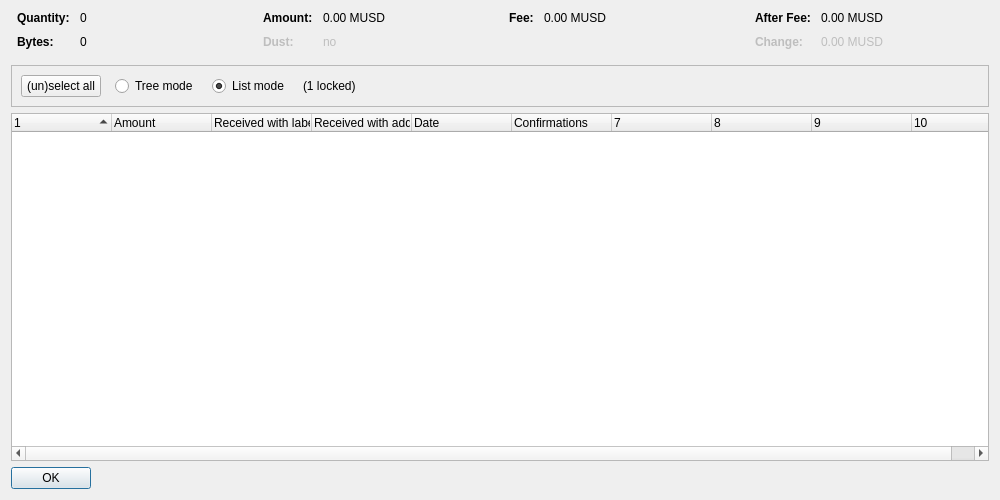
<?xml version="1.0" encoding="UTF-8"?>
<ui version="4.0">
 <class>CoinControlDialog</class>
 <widget class="QDialog" name="CoinControlDialog">
  <property name="geometry">
   <rect>
    <x>0</x>
    <y>0</y>
    <width>1000</width>
    <height>500</height>
   </rect>
  </property>
  <property name="windowTitle">
   <string>Coin Selection</string>
  </property>
  <layout class="QVBoxLayout" name="verticalLayout">
   <item>
    <layout class="QHBoxLayout" name="horizontalLayoutTop" stretch="0,0,0,0">
     <property name="topMargin">
      <number>0</number>
     </property>
     <property name="bottomMargin">
      <number>10</number>
     </property>
     <item>
      <layout class="QFormLayout" name="formLayoutCoinControl1">
       <property name="horizontalSpacing">
        <number>10</number>
       </property>
       <property name="verticalSpacing">
        <number>10</number>
       </property>
       <property name="leftMargin">
        <number>6</number>
       </property>
       <property name="rightMargin">
        <number>6</number>
       </property>
       <item row="0" column="0">
        <widget class="QLabel" name="labelCoinControlQuantityText">
         <property name="font">
          <font>
           <weight>75</weight>
           <bold>true</bold>
          </font>
         </property>
         <property name="text">
          <string>Quantity:</string>
         </property>
        </widget>
       </item>
       <item row="0" column="1">
        <widget class="QLabel" name="labelCoinControlQuantity">
         <property name="cursor">
          <cursorShape>IBeamCursor</cursorShape>
         </property>
         <property name="contextMenuPolicy">
          <enum>Qt::ActionsContextMenu</enum>
         </property>
         <property name="text">
          <string notr="true">0</string>
         </property>
         <property name="textInteractionFlags">
          <set>Qt::LinksAccessibleByMouse|Qt::TextSelectableByKeyboard|Qt::TextSelectableByMouse</set>
         </property>
        </widget>
       </item>
       <item row="1" column="0">
        <widget class="QLabel" name="labelCoinControlBytesText">
         <property name="font">
          <font>
           <weight>75</weight>
           <bold>true</bold>
          </font>
         </property>
         <property name="text">
          <string>Bytes:</string>
         </property>
        </widget>
       </item>
       <item row="1" column="1">
        <widget class="QLabel" name="labelCoinControlBytes">
         <property name="cursor">
          <cursorShape>IBeamCursor</cursorShape>
         </property>
         <property name="contextMenuPolicy">
          <enum>Qt::ActionsContextMenu</enum>
         </property>
         <property name="text">
          <string notr="true">0</string>
         </property>
         <property name="textInteractionFlags">
          <set>Qt::LinksAccessibleByMouse|Qt::TextSelectableByKeyboard|Qt::TextSelectableByMouse</set>
         </property>
        </widget>
       </item>
      </layout>
     </item>
     <item>
      <layout class="QFormLayout" name="formLayoutCoinControl2">
       <property name="horizontalSpacing">
        <number>10</number>
       </property>
       <property name="verticalSpacing">
        <number>10</number>
       </property>
       <property name="leftMargin">
        <number>6</number>
       </property>
       <property name="rightMargin">
        <number>6</number>
       </property>
       <item row="0" column="0">
        <widget class="QLabel" name="labelCoinControlAmountText">
         <property name="font">
          <font>
           <weight>75</weight>
           <bold>true</bold>
          </font>
         </property>
         <property name="text">
          <string>Amount:</string>
         </property>
        </widget>
       </item>
       <item row="0" column="1">
        <widget class="QLabel" name="labelCoinControlAmount">
         <property name="cursor">
          <cursorShape>IBeamCursor</cursorShape>
         </property>
         <property name="contextMenuPolicy">
          <enum>Qt::ActionsContextMenu</enum>
         </property>
         <property name="text">
          <string notr="true">0.00 MUSD</string>
         </property>
         <property name="textInteractionFlags">
          <set>Qt::LinksAccessibleByMouse|Qt::TextSelectableByKeyboard|Qt::TextSelectableByMouse</set>
         </property>
        </widget>
       </item>
       <item row="1" column="0">
        <widget class="QLabel" name="labelCoinControlLowOutputText">
         <property name="enabled">
          <bool>false</bool>
         </property>
         <property name="font">
          <font>
           <weight>75</weight>
           <bold>true</bold>
          </font>
         </property>
         <property name="text">
          <string>Dust:</string>
         </property>
        </widget>
       </item>
       <item row="1" column="1">
        <widget class="QLabel" name="labelCoinControlLowOutput">
         <property name="enabled">
          <bool>false</bool>
         </property>
         <property name="cursor">
          <cursorShape>IBeamCursor</cursorShape>
         </property>
         <property name="contextMenuPolicy">
          <enum>Qt::ActionsContextMenu</enum>
         </property>
         <property name="text">
          <string notr="true">no</string>
         </property>
         <property name="textInteractionFlags">
          <set>Qt::LinksAccessibleByMouse|Qt::TextSelectableByKeyboard|Qt::TextSelectableByMouse</set>
         </property>
        </widget>
       </item>
      </layout>
     </item>
     <item>
      <layout class="QFormLayout" name="formLayoutCoinControl3">
       <property name="horizontalSpacing">
        <number>10</number>
       </property>
       <property name="verticalSpacing">
        <number>10</number>
       </property>
       <property name="leftMargin">
        <number>6</number>
       </property>
       <property name="rightMargin">
        <number>6</number>
       </property>
       <item row="0" column="0">
        <widget class="QLabel" name="labelCoinControlFeeText">
         <property name="font">
          <font>
           <weight>75</weight>
           <bold>true</bold>
          </font>
         </property>
         <property name="text">
          <string>Fee:</string>
         </property>
        </widget>
       </item>
       <item row="0" column="1">
        <widget class="QLabel" name="labelCoinControlFee">
         <property name="cursor">
          <cursorShape>IBeamCursor</cursorShape>
         </property>
         <property name="contextMenuPolicy">
          <enum>Qt::ActionsContextMenu</enum>
         </property>
         <property name="text">
          <string notr="true">0.00 MUSD</string>
         </property>
         <property name="textInteractionFlags">
          <set>Qt::LinksAccessibleByMouse|Qt::TextSelectableByKeyboard|Qt::TextSelectableByMouse</set>
         </property>
        </widget>
       </item>
      </layout>
     </item>
     <item>
      <layout class="QFormLayout" name="formLayoutCoinControl4">
       <property name="horizontalSpacing">
        <number>10</number>
       </property>
       <property name="verticalSpacing">
        <number>10</number>
       </property>
       <property name="leftMargin">
        <number>6</number>
       </property>
       <property name="rightMargin">
        <number>6</number>
       </property>
       <item row="0" column="0">
        <widget class="QLabel" name="labelCoinControlAfterFeeText">
         <property name="font">
          <font>
           <weight>75</weight>
           <bold>true</bold>
          </font>
         </property>
         <property name="text">
          <string>After Fee:</string>
         </property>
        </widget>
       </item>
       <item row="0" column="1">
        <widget class="QLabel" name="labelCoinControlAfterFee">
         <property name="cursor">
          <cursorShape>IBeamCursor</cursorShape>
         </property>
         <property name="contextMenuPolicy">
          <enum>Qt::ActionsContextMenu</enum>
         </property>
         <property name="text">
          <string notr="true">0.00 MUSD</string>
         </property>
         <property name="textInteractionFlags">
          <set>Qt::LinksAccessibleByMouse|Qt::TextSelectableByKeyboard|Qt::TextSelectableByMouse</set>
         </property>
        </widget>
       </item>
       <item row="1" column="0">
        <widget class="QLabel" name="labelCoinControlChangeText">
         <property name="enabled">
          <bool>false</bool>
         </property>
         <property name="font">
          <font>
           <weight>75</weight>
           <bold>true</bold>
          </font>
         </property>
         <property name="text">
          <string>Change:</string>
         </property>
        </widget>
       </item>
       <item row="1" column="1">
        <widget class="QLabel" name="labelCoinControlChange">
         <property name="enabled">
          <bool>false</bool>
         </property>
         <property name="cursor">
          <cursorShape>IBeamCursor</cursorShape>
         </property>
         <property name="contextMenuPolicy">
          <enum>Qt::ActionsContextMenu</enum>
         </property>
         <property name="text">
          <string notr="true">0.00 MUSD</string>
         </property>
         <property name="textInteractionFlags">
          <set>Qt::LinksAccessibleByMouse|Qt::TextSelectableByKeyboard|Qt::TextSelectableByMouse</set>
         </property>
        </widget>
       </item>
      </layout>
     </item>
    </layout>
   </item>
   <item>
    <widget class="QFrame" name="frame">
     <property name="minimumSize">
      <size>
       <width>0</width>
       <height>40</height>
      </size>
     </property>
     <property name="frameShape">
      <enum>QFrame::StyledPanel</enum>
     </property>
     <property name="frameShadow">
      <enum>QFrame::Sunken</enum>
     </property>
     <layout class="QHBoxLayout" name="horizontalLayout">
      <item>
       <layout class="QHBoxLayout" name="horizontalLayoutPanel" stretch="0,0,0,0,0">
        <property name="spacing">
         <number>14</number>
        </property>
        <item>
         <widget class="QPushButton" name="pushButtonSelectAll">
          <property name="sizePolicy">
           <sizepolicy hsizetype="Maximum" vsizetype="Fixed">
            <horstretch>0</horstretch>
            <verstretch>0</verstretch>
           </sizepolicy>
          </property>
          <property name="text">
           <string>(un)select all</string>
          </property>
          <property name="autoDefault">
           <bool>false</bool>
          </property>
         </widget>
        </item>
        <item>
         <widget class="QRadioButton" name="radioTreeMode">
          <property name="sizePolicy">
           <sizepolicy hsizetype="Maximum" vsizetype="Fixed">
            <horstretch>0</horstretch>
            <verstretch>0</verstretch>
           </sizepolicy>
          </property>
          <property name="text">
           <string>Tree mode</string>
          </property>
         </widget>
        </item>
        <item>
         <widget class="QRadioButton" name="radioListMode">
          <property name="sizePolicy">
           <sizepolicy hsizetype="Maximum" vsizetype="Fixed">
            <horstretch>0</horstretch>
            <verstretch>0</verstretch>
           </sizepolicy>
          </property>
          <property name="text">
           <string>List mode</string>
          </property>
          <property name="checked">
           <bool>true</bool>
          </property>
         </widget>
        </item>
        <item>
         <widget class="QLabel" name="labelLocked">
          <property name="text">
           <string notr="true">(1 locked)</string>
          </property>
         </widget>
        </item>
        <item>
         <spacer name="horizontalSpacer">
          <property name="orientation">
           <enum>Qt::Horizontal</enum>
          </property>
          <property name="sizeHint" stdset="0">
           <size>
            <width>40</width>
            <height>20</height>
           </size>
          </property>
         </spacer>
        </item>
       </layout>
      </item>
     </layout>
    </widget>
   </item>
   <item>
    <widget class="CoinControlTreeWidget" name="treeWidget">
     <property name="contextMenuPolicy">
      <enum>Qt::CustomContextMenu</enum>
     </property>
     <property name="sortingEnabled">
      <bool>false</bool>
     </property>
     <property name="columnCount">
      <number>10</number>
     </property>
     <attribute name="headerShowSortIndicator" stdset="0">
      <bool>true</bool>
     </attribute>
     <attribute name="headerStretchLastSection">
      <bool>false</bool>
     </attribute>
     <column>
      <property name="text">
       <string/>
      </property>
     </column>
     <column>
      <property name="text">
       <string>Amount</string>
      </property>
     </column>
     <column>
      <property name="text">
       <string>Received with label</string>
      </property>
     </column>
     <column>
      <property name="text">
       <string>Received with address</string>
      </property>
     </column>
     <column>
      <property name="text">
       <string>Date</string>
      </property>
     </column>
     <column>
      <property name="text">
       <string>Confirmations</string>
      </property>
      <property name="toolTip">
       <string>Confirmed</string>
      </property>
     </column>
     <column>
      <property name="text">
       <string/>
      </property>
     </column>
     <column>
      <property name="text">
       <string/>
      </property>
     </column>
     <column>
      <property name="text">
       <string/>
      </property>
     </column>
     <column>
      <property name="text">
       <string/>
      </property>
     </column>
    </widget>
   </item>
   <item>
    <widget class="QDialogButtonBox" name="buttonBox">
     <property name="sizePolicy">
      <sizepolicy hsizetype="Maximum" vsizetype="Fixed">
       <horstretch>0</horstretch>
       <verstretch>0</verstretch>
      </sizepolicy>
     </property>
     <property name="orientation">
      <enum>Qt::Horizontal</enum>
     </property>
     <property name="standardButtons">
      <set>QDialogButtonBox::Ok</set>
     </property>
    </widget>
   </item>
  </layout>
 </widget>
 <customwidgets>
  <customwidget>
   <class>CoinControlTreeWidget</class>
   <extends>QTreeWidget</extends>
   <header>coincontroltreewidget.h</header>
  </customwidget>
 </customwidgets>
 <resources/>
 <connections/>
</ui>
